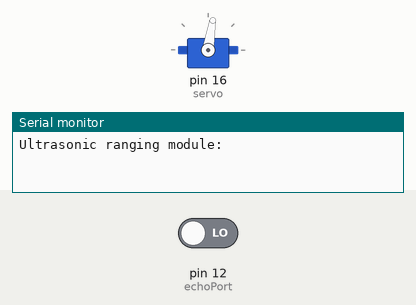
Simulated run of this sketch. Board: Arduino Uno, built with avr-gcc and run on an emulated ATmega328P. Parts: servo, the last lines printed to the serial monitor. Inputs (shaded band) come from the test bench; at power-on: pin 12 (echoPort) LOW. At 14.8 s the program stops and its outputs stay as they are.

Above: at 0.15 s.
At 0.75 s:
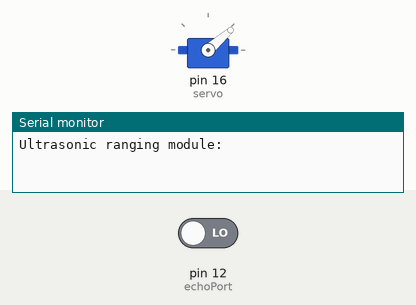
At 1.4 s:
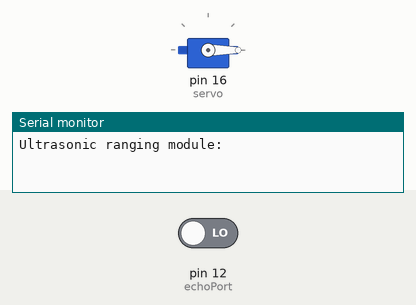
At 14.44 s:
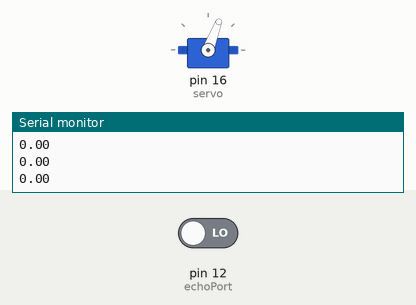
Timing chart, 0 to 16.2 s (numbered marks = the images above):
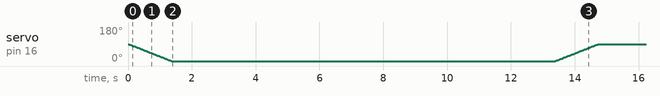

The sketch:

test_node.ino
```cpp
#include <Servo.h>
Servo servo;  // create servo object to control a servo  // twelve servo objects can be created on most boards
int pos = 0;    // variable to store the servo position
int triggerPort =14;
int echoPort = 12;
double arr[8];
int i=0;
boolean flag = false;
double a,b,c,d,e;
double dur;
double dist;
void setup() {
    Serial.begin( 9600 );
    pinMode( triggerPort, OUTPUT );
    pinMode( echoPort, INPUT );
    pinMode(16,OUTPUT);
    servo.attach(16);  // attaches the servo on pin 6 to the servo object  // tell servo to go to position in variable 'pos'
    Serial.println( "Ultrasonic ranging module: ");

}

void loop(){
       for (pos = 90; pos >= 0; pos -= 1)
      { // goes from 180 degrees to 0 degrees
           servo.write(pos);              // tell servo to go to position in variable 'pos'
          delay(15);                       // waits 15ms for the servo to reach the position
      }
  do{

      for(i=0;i<=5;i++)
      {
          digitalWrite(triggerPort,LOW);
          delayMicroseconds(5);
          digitalWrite(triggerPort,HIGH);
          delayMicroseconds(10);
          int dur = pulseIn(echoPort,HIGH);
          float dist = dur*0.034/2;
          Serial.println(dist);
          arr[i] = dist;

          delay(1000);
      }

      a=arr[0];
      b=arr[1];
      c=arr[2];
      d=a-b;
      e=b-c;
      if(e<2)
      {
          if(d<2)
          {//stop the flow
              flag = true;
              //Serial.println("mitor1");
              for(pos = 0; pos <= 90; pos += 1)    // command to move from 0 degrees to 180 degrees
              {
                    servo.write(pos);                 //command to rotate the servo to the specified angle
                    delay(15);
              }
             // myservo.write(90);
             Serial.println("Finish1");
             while(1){};
          }
      }
      else
      {
          a=arr[2];
          b=arr[3];
          c=arr[4];
          d=a-b;
          e=b-c;
          if(e<2)
          {
                  //stop water
                  if(d<2)
                  {
                  flag= true;
                  //Serial.println("motor2");
                   for(pos = 0; pos <=90; pos += 1)    // command to move from 0 degrees to 180 degrees
                  {
                      servo.write(pos);                 //command to rotate the servo to the specified angle
                      delay(15);
                  }
                   Serial.println("Finish2");
                   while(1){};
                  }
           }
           else{flag=false;}
   }
   delay(1000);
  }while(flag==false);
  Serial.println("Finish3");
}
```
